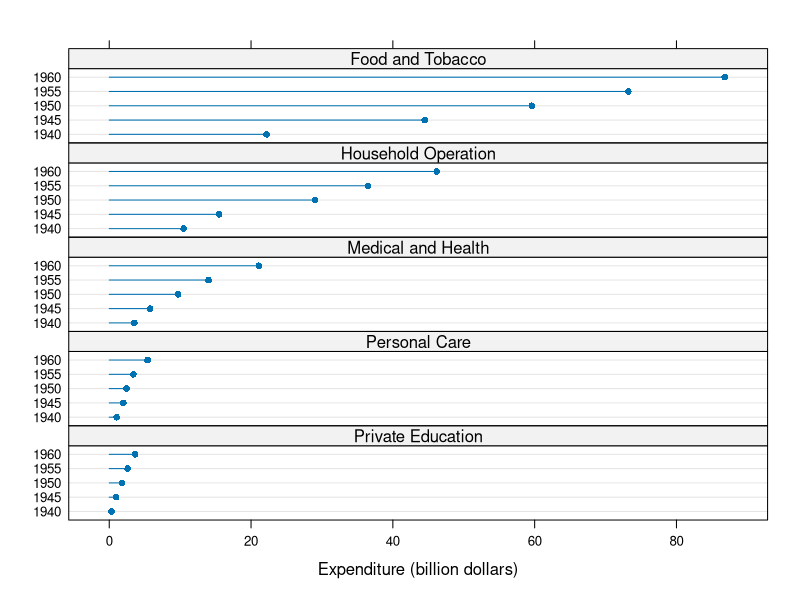
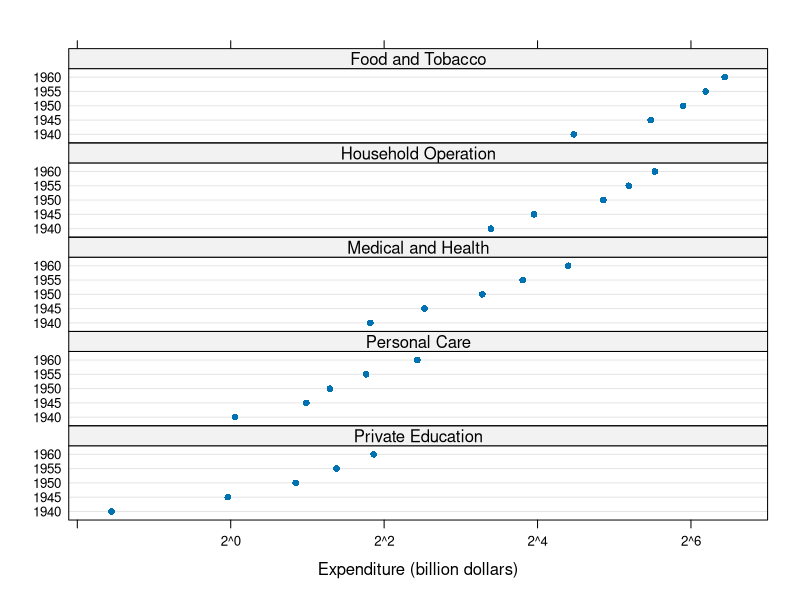
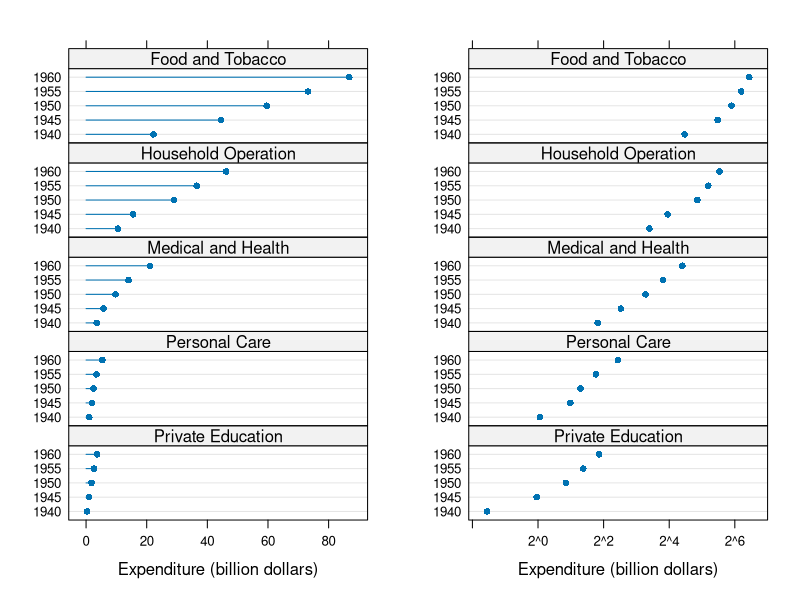
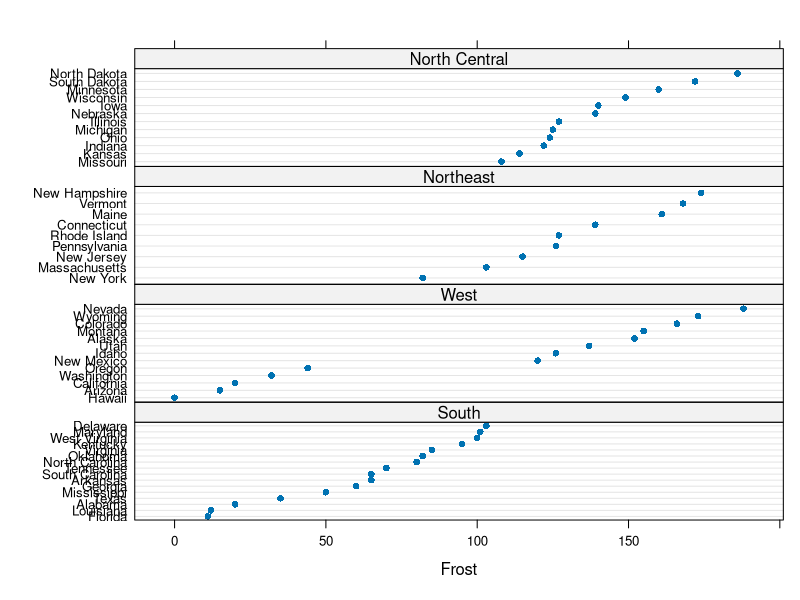
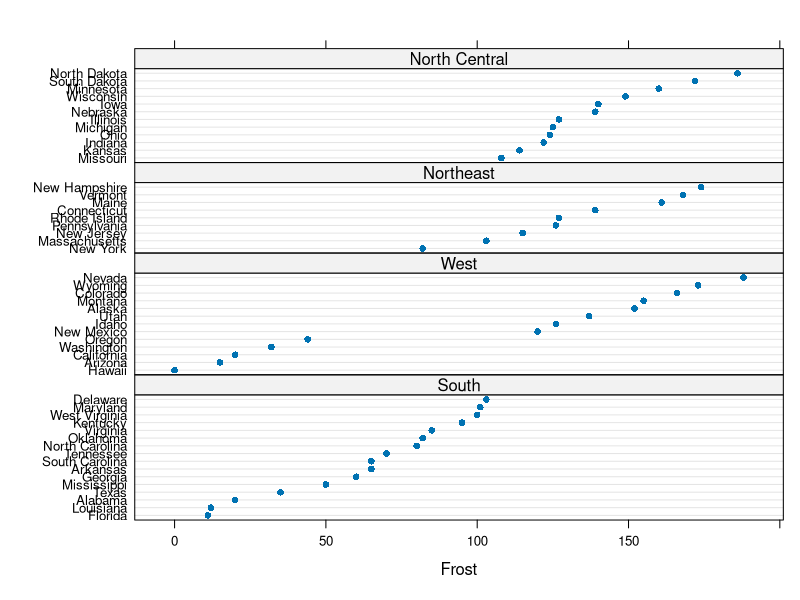
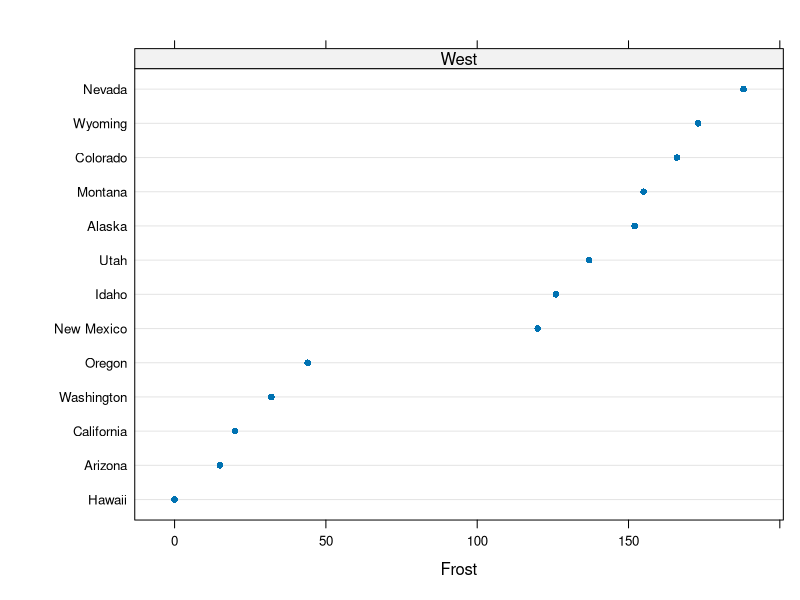
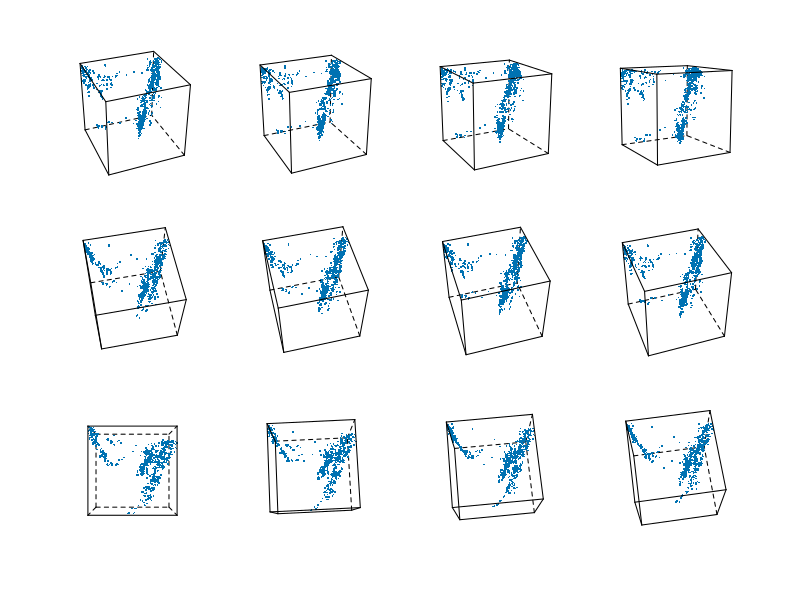
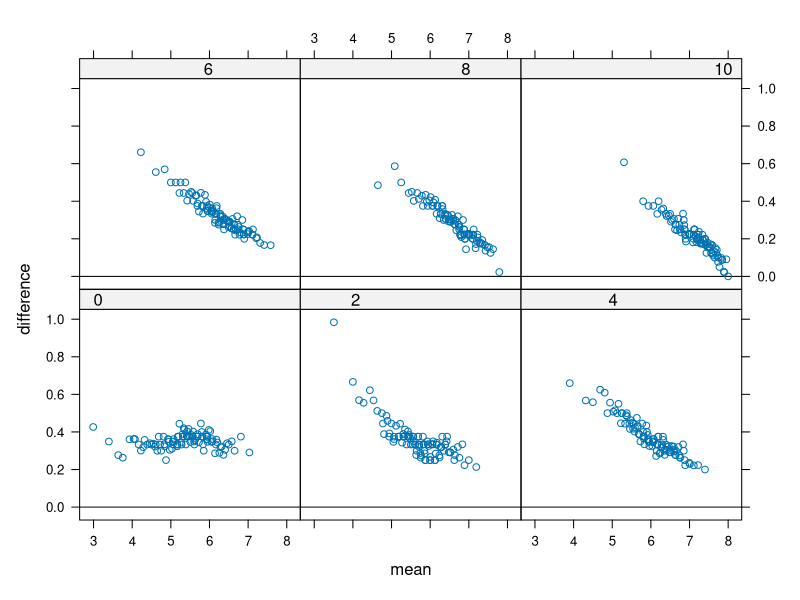

Source code (R) for these figures, in order:
## ---- chunk 1
library(lattice)
## ---- chunk 2
methods(class = "trellis")
## ---- chunk 3
?dimnames.trellis
## ---- chunk 4
?`[.trellis`
## ---- chunk 5
methods(class = "shingle")
## ---- chunk 6
methods(generic.function = "barchart")
## ---- chunk 7
dp.uspe <-
  dotplot(
    t(USPersonalExpenditure),
    groups = FALSE,
    index.cond = function(x, y) median(x),
    layout = c(1, 5),
    type = c("p", "h"),
    xlab = "Expenditure (billion dollars)"
  )
dp.uspe
## ---- chunk 8
dp.uspe.log <-
  dotplot(
    t(USPersonalExpenditure),
    groups = FALSE,
    index.cond = function(x, y) median(x),
    layout = c(1, 5),
    scales = list(x = list(log = 2)),
    xlab = "Expenditure (billion dollars)"
  )
dp.uspe.log
## ---- chunk 9
plot(dp.uspe, split = c(1, 1, 2, 1), more = TRUE)
plot(dp.uspe.log, split = c(2, 1, 2, 1), more = FALSE)
## ---- chunk 10
state <- data.frame(state.x77, state.region, state.name)
state$state.name <-
  with(state, reorder(reorder(state.name, Frost), as.numeric(state.region)))
dpfrost <-
  dotplot(
    state.name ~ Frost | reorder(state.region, Frost),
    data = state,
    layout = c(1, 4),
    scales = list(y = list(relation = "free"))
  )
dpfrost
## ---- chunk 11
summary(dpfrost)
## ---- chunk 12
print(
  dpfrost,
  panel.height = list(x = c(16, 13, 9, 12), unit = "null")
)
## ---- chunk 13
# library(latticeExtra)
# dpfrost
# d <- resizePanels()
## ---- chunk 14
update(trellis.last.object(), layout = c(1, 1))[2]
## ---- chunk 15
npanel <- 12
rot <- list(
  z = seq(0, 30, length = npanel),
  x = seq(0, -80, length = npanel)
)
quakeLocs <-
  cloud(depth ~ long + lat, quakes,
    pch = ".", cex = 1.5,
    panel = function(..., screen) {
      pn <- panel.number()
      panel.cloud(..., screen = list(
        z = rot$z[pn],
        x = rot$x[pn]
      ))
    },
    xlab = NULL, ylab = NULL, zlab = NULL,
    scales = list(draw = FALSE), zlim = c(690, 30),
    par.settings = list(axis.line = list(col = "transparent"))
  )
quakeLocs[rep(1, npanel)]
## ---- chunk 16
data(Chem97, package = "mlmRev")
ChemQQ <-
  qq(
    gender ~ gcsescore | factor(score),
    data = Chem97,
    f.value = ppoints(100),
    strip = strip.custom(style = 5)
  )
tmd(ChemQQ)
## ---- chunk 17
library(latticeExtra)
data("biocAccess")
biocAccess
## ---- chunk 18
baxy <-
  xyplot(
    log10(counts) ~ hour | month + weekday,
    data = biocAccess,
    type = c("p", "a"),
    as.table = TRUE,
    pch = ".",
    cex = 2,
    col.line = "black"
  )
baxy
## ---- chunk 19
dimnames(baxy)$month
## ---- chunk 20
dimnames(baxy)$month <- month.name[1:5]
dimnames(baxy)
## ---- chunk 21
baxy
## ---- chunk 22
useOuterStrips(baxy)
